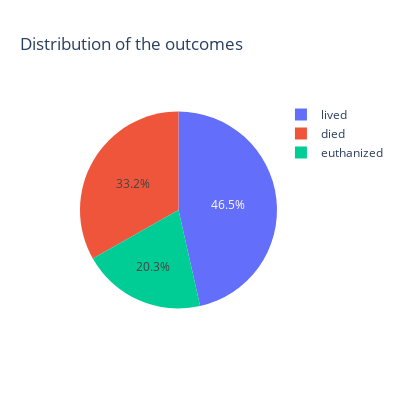

Notebook source saved alongside this figure:
### Markdown cell above
Wse dont have a huge amount of data, but this could be enough for the task

### Code cell
fig = px.pie(train_df, names='outcome', title='Distribution of the outcomes', width=400, height=400)
fig.show()

### Figure 1 — Plotly figure (JSON) as saved in the notebook; plotly's stock layout.template omitted (floating-point values rounded to 4 significant figures; data arrays with more than 128 entries replaced by an {"elided": "..."} marker saying what was removed)
{"data": [{"domain": {"x": [0, 1], "y": [0, 1]}, "hovertemplate": "outcome=%{label}<extra></extra>", "labels": {"elided": "1235 str values"}, "legendgroup": "", "name": "", "showlegend": true, "type": "pie"}], "layout": {"height": 400, "legend": {"tracegroupgap": 0}, "title": {"text": "Distribution of the outcomes"}, "width": 400}}
